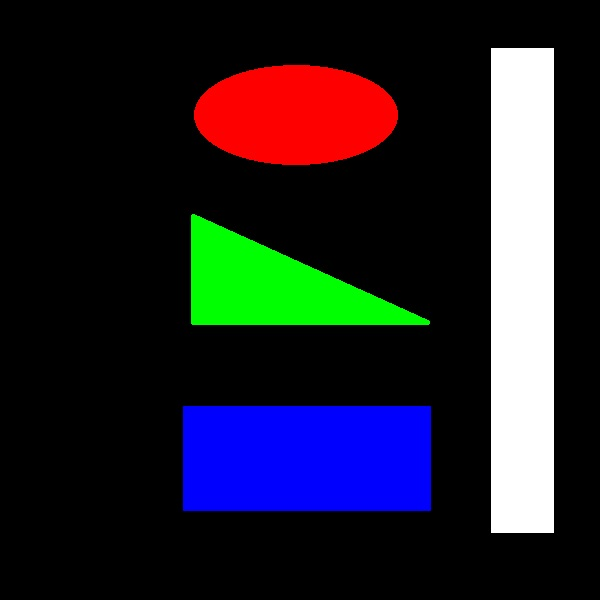
#> input picture testpic.jpg, 600 x 600 px
$ python fast.py testpic.jpg   (older library calls are emulated)
#> lines starting #> are read from the running program, lines starting #| are printed output that depends on the picture
# -*- coding:utf-8 -*-
__author__ = 'Sean'

import cv2
import numpy as np
import sys

img = cv2.imread(sys.argv[1])
#> img is the input picture: shape (600, 600, 3); mean B, G, R 40.2, 31.6, 33.1

gray = cv2.cvtColor(img, cv2.COLOR_BGR2GRAY)
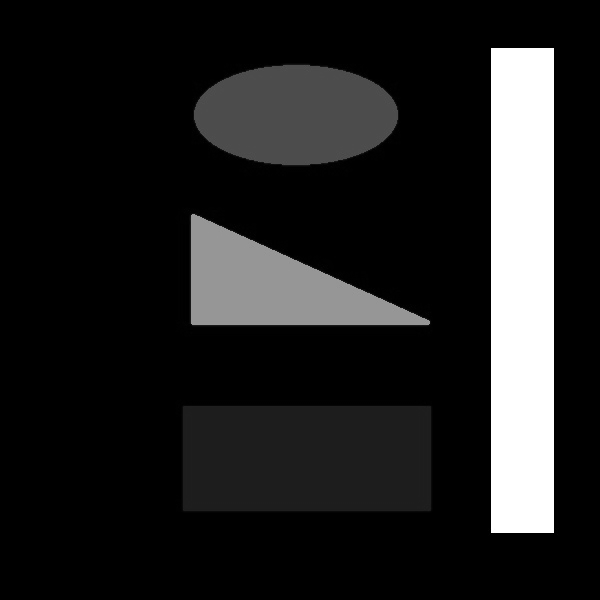
#> gray: shape (600, 600); min 0, max 255, mean 33.1

#fast = cv2.FastFeatureDetector(threshold=15)
fast = cv2.FastFeatureDetector_create(15)
kp = fast.detect(gray, None)
#> kp = 14 keypoints; strongest (x, y, size): (493, 532, 7), (551, 532, 7), (553, 532, 7), (429, 321, 7)

img = cv2.drawKeypoints(img, kp, img, color=(255, 0, 0))

# [8 lines of commented-out code are left out]
kp = fast.detect(gray, None)

print("Total Keypoints without nonmaxSuppression: ", len(kp))
#| Total Keypoints without nonmaxSuppression:  14
img2=img
cv2.drawKeypoints(img, kp, img2, color=(255, 0, 0))
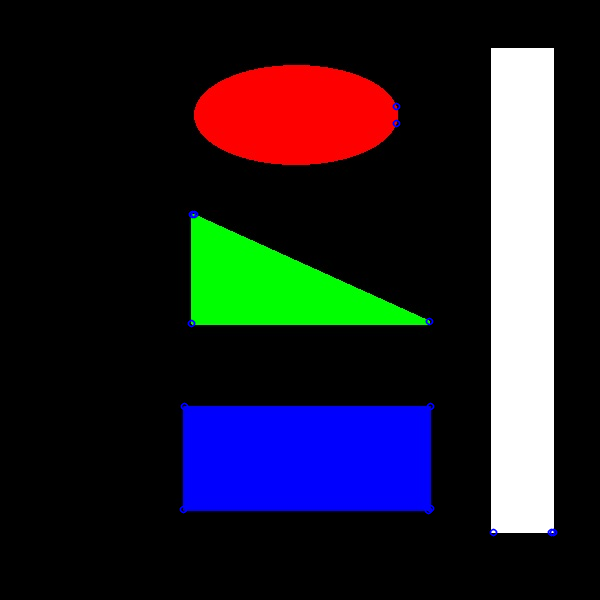
#> img: shape (600, 600, 3); mean B, G, R 40.5, 31.6, 33.1

res = np.hstack((img, img2))
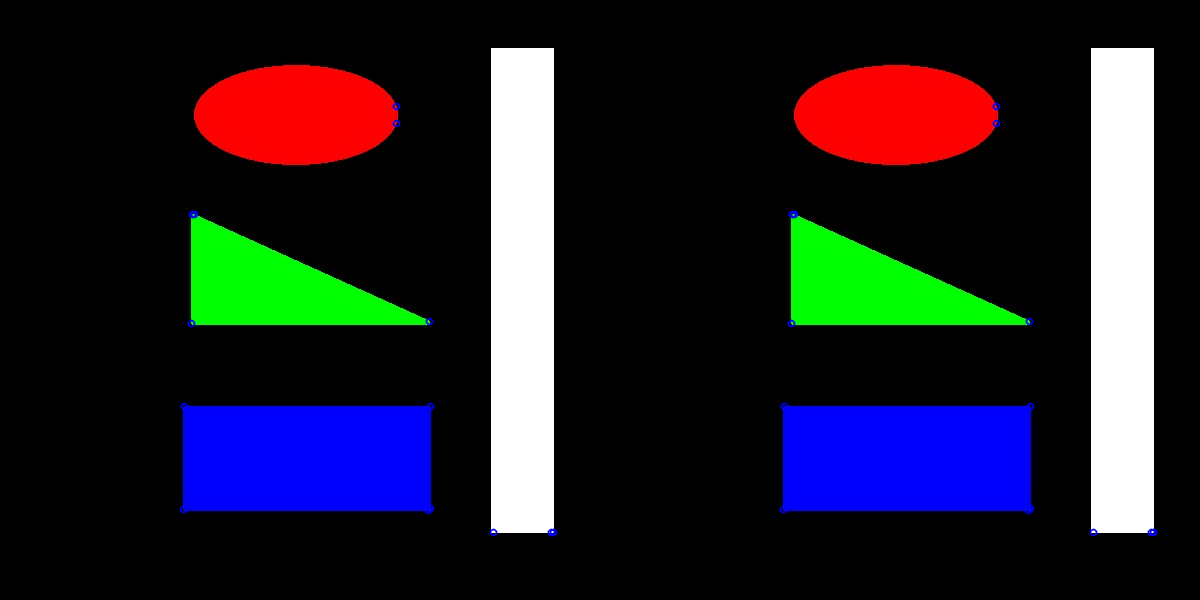
#> res: shape (600, 1200, 3); mean B, G, R 40.5, 31.6, 33.1

cv2.namedWindow("Fast")
cv2.imshow("Fast", res)
cv2.waitKey(0)
cv2.destroyAllWindows()
